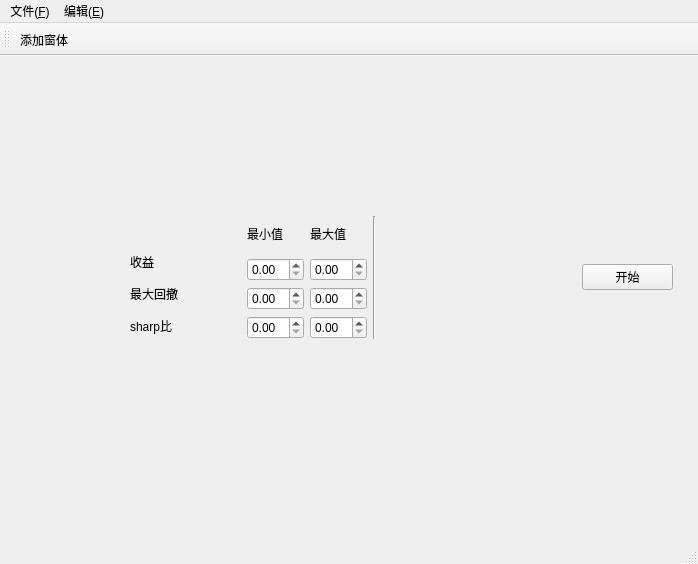
<?xml version="1.0" encoding="UTF-8"?>
<ui version="4.0">
 <class>MainWindow</class>
 <widget class="QMainWindow" name="MainWindow">
  <property name="geometry">
   <rect>
    <x>0</x>
    <y>0</y>
    <width>698</width>
    <height>564</height>
   </rect>
  </property>
  <property name="windowTitle">
   <string>MainWindow</string>
  </property>
  <widget class="QWidget" name="centralwidget">
   <widget class="QWidget" name="">
    <property name="geometry">
     <rect>
      <x>130</x>
      <y>160</y>
      <width>543</width>
      <height>123</height>
     </rect>
    </property>
    <layout class="QHBoxLayout" name="horizontalLayout">
     <item>
      <layout class="QVBoxLayout" name="verticalLayout">
       <item>
        <widget class="QLabel" name="label_6">
         <property name="text">
          <string/>
         </property>
        </widget>
       </item>
       <item>
        <widget class="QLabel" name="label">
         <property name="text">
          <string>收益</string>
         </property>
        </widget>
       </item>
       <item>
        <widget class="QLabel" name="label_2">
         <property name="text">
          <string>最大回撤</string>
         </property>
        </widget>
       </item>
       <item>
        <widget class="QLabel" name="label_3">
         <property name="text">
          <string>sharp比</string>
         </property>
        </widget>
       </item>
      </layout>
     </item>
     <item>
      <spacer name="verticalSpacer">
       <property name="orientation">
        <enum>Qt::Vertical</enum>
       </property>
       <property name="sizeHint" stdset="0">
        <size>
         <width>20</width>
         <height>40</height>
        </size>
       </property>
      </spacer>
     </item>
     <item>
      <layout class="QGridLayout" name="gridLayout">
       <item row="0" column="0">
        <widget class="QLabel" name="label_4">
         <property name="text">
          <string>最小值</string>
         </property>
        </widget>
       </item>
       <item row="0" column="1">
        <widget class="QLabel" name="label_5">
         <property name="text">
          <string>最大值</string>
         </property>
        </widget>
       </item>
       <item row="1" column="0">
        <widget class="QDoubleSpinBox" name="doubleSpinBox_returns_min"/>
       </item>
       <item row="1" column="1">
        <widget class="QDoubleSpinBox" name="doubleSpinBox_4doubleSpinBox_returns_max"/>
       </item>
       <item row="2" column="0">
        <widget class="QDoubleSpinBox" name="doubleSpinBox_maxdrawdown_min"/>
       </item>
       <item row="2" column="1">
        <widget class="QDoubleSpinBox" name="doubleSpinBox_maxdrawdown_max"/>
       </item>
       <item row="3" column="0">
        <widget class="QDoubleSpinBox" name="doubleSpinBox_sharp_min"/>
       </item>
       <item row="3" column="1">
        <widget class="QDoubleSpinBox" name="doubleSpinBox_sharp_max"/>
       </item>
      </layout>
     </item>
     <item>
      <widget class="Line" name="line_2">
       <property name="orientation">
        <enum>Qt::Vertical</enum>
       </property>
      </widget>
     </item>
     <item>
      <spacer name="horizontalSpacer">
       <property name="orientation">
        <enum>Qt::Horizontal</enum>
       </property>
       <property name="sizeType">
        <enum>QSizePolicy::Preferred</enum>
       </property>
       <property name="sizeHint" stdset="0">
        <size>
         <width>200</width>
         <height>20</height>
        </size>
       </property>
      </spacer>
     </item>
     <item>
      <widget class="QPushButton" name="pushButton">
       <property name="text">
        <string>开始</string>
       </property>
      </widget>
     </item>
    </layout>
   </widget>
  </widget>
  <widget class="QMenuBar" name="menubar">
   <property name="geometry">
    <rect>
     <x>0</x>
     <y>0</y>
     <width>698</width>
     <height>28</height>
    </rect>
   </property>
   <widget class="QMenu" name="menu">
    <property name="title">
     <string>文件(&amp;F)</string>
    </property>
    <addaction name="fileOpenAction"/>
    <addaction name="fileNewAction"/>
    <addaction name="fileCloseAction"/>
   </widget>
   <widget class="QMenu" name="menu_2">
    <property name="title">
     <string>编辑(&amp;E)</string>
    </property>
   </widget>
   <addaction name="menu"/>
   <addaction name="menu_2"/>
  </widget>
  <widget class="QStatusBar" name="statusbar"/>
  <widget class="QToolBar" name="toolBar">
   <property name="windowTitle">
    <string>toolBar</string>
   </property>
   <attribute name="toolBarArea">
    <enum>TopToolBarArea</enum>
   </attribute>
   <attribute name="toolBarBreak">
    <bool>false</bool>
   </attribute>
   <addaction name="addWinAction"/>
  </widget>
  <action name="fileOpenAction">
   <property name="text">
    <string>打开(&amp;O)</string>
   </property>
   <property name="shortcut">
    <string>Alt+O</string>
   </property>
  </action>
  <action name="fileNewAction">
   <property name="text">
    <string>新建(&amp;N)</string>
   </property>
   <property name="shortcut">
    <string>Alt+N</string>
   </property>
  </action>
  <action name="fileCloseAction">
   <property name="text">
    <string>关闭(&amp;C)</string>
   </property>
   <property name="shortcut">
    <string>Alt+N</string>
   </property>
  </action>
  <action name="addWinAction">
   <property name="text">
    <string>添加窗体</string>
   </property>
   <property name="toolTip">
    <string>添加窗体</string>
   </property>
  </action>
 </widget>
 <resources/>
 <connections/>
</ui>
